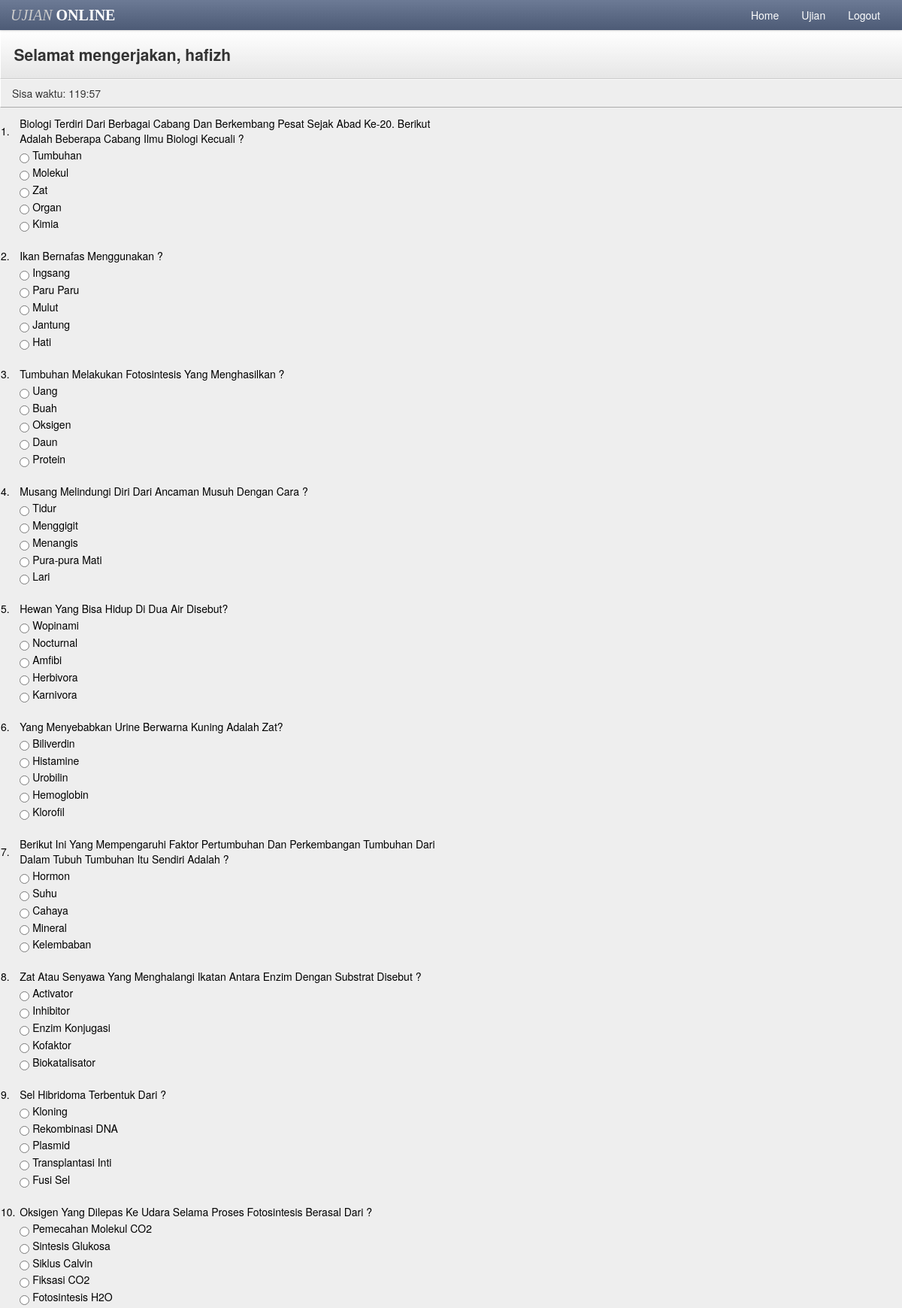
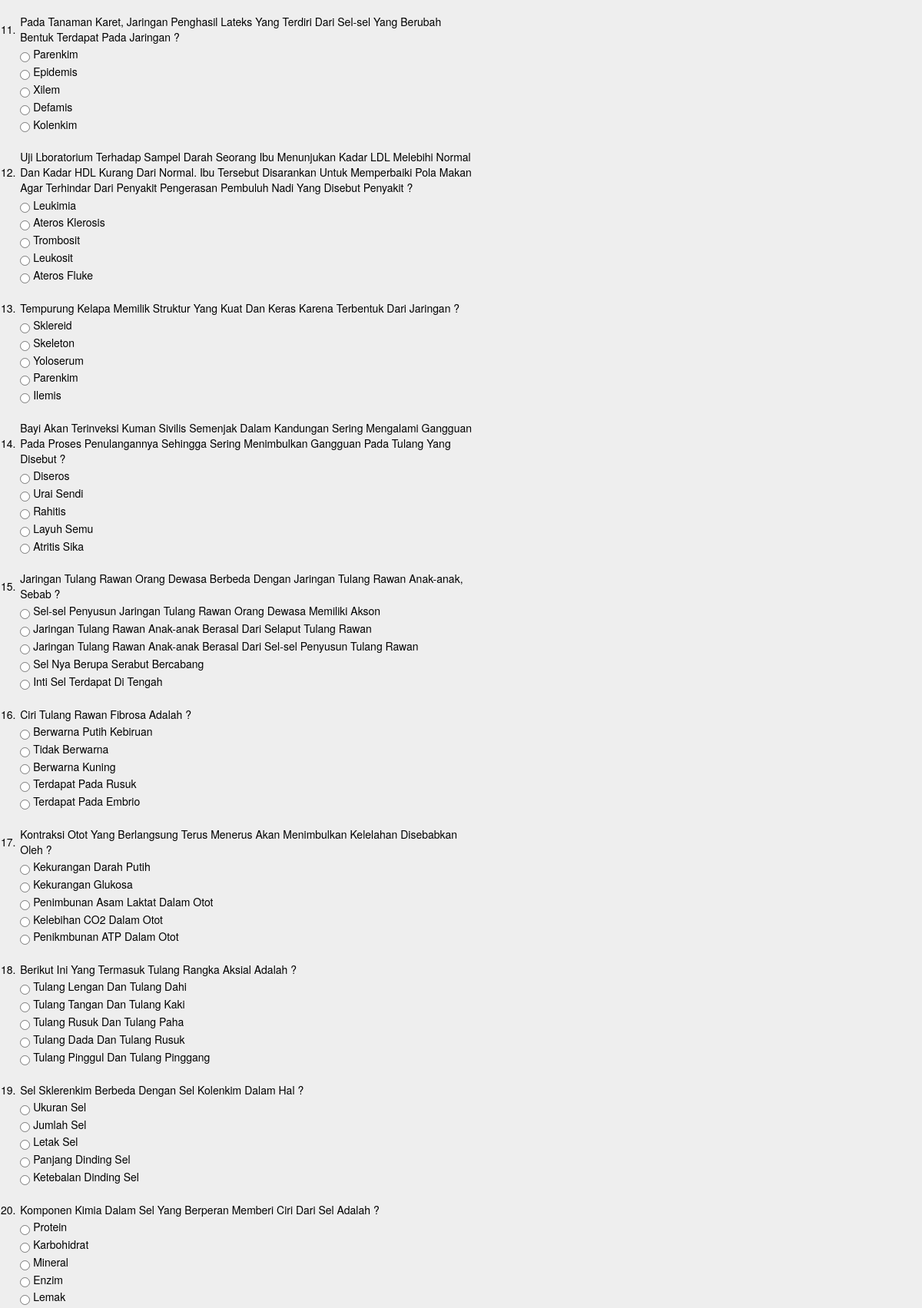
Page /indexa.php?page=ujian (signed in, upper part) on the committed database (2 pictures, top to bottom).
### tables this page shows
CREATE TABLE IF NOT EXISTS `tabel_user` (
  `id_user` int(4) NOT NULL AUTO_INCREMENT,
  `nama_user` varchar(200) DEFAULT NULL,
  `username` varchar(20) DEFAULT NULL,
  `password` varchar(50) DEFAULT NULL,
  `jurusan` int(10) DEFAULT NULL,
  `SID` varchar(100) DEFAULT NULL,
  `konfirmasi` int(1) DEFAULT NULL,
  PRIMARY KEY (`id_user`)
);

CREATE TABLE IF NOT EXISTS `tabel_soal` (
  `id_soal` int(4) NOT NULL AUTO_INCREMENT,
  `id_jurusan` int(11) NOT NULL,
  `id_mapel` int(10) NOT NULL,
  `pertanyaan` text NOT NULL,
  `pilihan_a` varchar(100) NOT NULL,
  `pilihan_b` varchar(100) NOT NULL,
  `pilihan_c` varchar(100) NOT NULL,
  `pilihan_d` varchar(100) NOT NULL,
  `pilihan_e` varchar(100) DEFAULT NULL,
  `jawaban` varchar(100) NOT NULL,
  `publish` enum('yes','no') NOT NULL,
  PRIMARY KEY (`id_soal`)
);

### ujian.php (the view, shortened to what this page needs)
<div>
<?php
$que = mysql_query("SELECT * FROM tabel_user WHERE id_user = '".$_SESSION['id_user']."'")or die(mysql_error());
$dx = mysql_fetch_array($que);
if(isset($_SESSION['id_user']))
{
	?>
	<div class="header">
		<h1 class="page-title">Selamat mengerjakan, <?php echo $dx['nama_user'];?></h1>
	</div>
	<ul class="breadcrumb">
		<li>Sisa waktu: <span id="servertime"></span></li>
	</ul>
	<p>
			<?php
			$hasil= mysql_query("select * from tabel_soal where publish='yes'");
			$urut=0;
			while($row =mysql_fetch_array($hasil))
			{
				$id=$row["id_soal"];
				$pertanyaan=$row["pertanyaan"];
				$pilihan_a=$row["pilihan_a"];
				$pilihan_b=$row["pilihan_b"];
				$pilihan_c=$row["pilihan_c"];
				$pilihan_d=$row["pilihan_d"];
				$pilihan_e=$row["pilihan_e"];
				?>
  <form name="form1" method="post" action="?page=jawaban">
	<table width="616" border="0">
				<tr>
					<td width="23"><font color="#000"><?php echo $urut=$urut+1; ?>.</font></td>
					<td width="583"><font color="#000"><?php echo "$pertanyaan"; ?></font></td>
				</tr>
				<tr>
					<td height="21">&nbsp;</td>
					<td><input name="pilihan[<?php echo $id; ?>]" type="radio" value="A"> <font color="#000"><?php echo "$pilihan_a";?></font> </td>
				</tr>
				<tr>
					<td>&nbsp;</td>
					<td><input name="pilihan[<?php echo $id; ?>]" type="radio" value="B"> <font color="#000"><?php echo "$pilihan_b";?></font> </td>
				</tr>
				<tr>
					<td>&nbsp;</td>
					<td><input name="pilihan[<?php echo $id; ?>]" type="radio" value="C"> <font color="#000"><?php echo "$pilihan_c";?></font> </td>
				</tr>
				<tr>
					<td>&nbsp;</td>
					<td><input name="pilihan[<?php echo $id; ?>]" type="radio" value="D"> <font color="#000"><?php echo "$pilihan_d";?></font> </td>
				</tr>
				<tr>
				  <td>&nbsp;</td>
				  <td><input name="pilihan[<?php echo $id; ?>]" type="radio" value="E">
				  <font color="#000"><?php echo "$pilihan_e";?></font></td>
	  </tr>
	</table>
    <br>
			<?php
		}
?>
		</form>
        </p>
<?php
}else {
	?>
<p>Anda belum login. silahkan <a href="index.php">Login</a></p><?php
}
?>
</div>

### theme.css (style rules this page uses)
body { background: #eee; background-image: url(http://subtlepatterns.com/patterns/furley_bg.png); background-position: initial initial; background-repeat: initial initial; background-position: initial initial; background-repeat: initial initial; margin: 0px; padding: 0px; }
h1 { margin-top: 0px; color: #eee; }
.header { background: #ffffff; background: #ffffff; background: -webkit-gradient(linear, left bottom, left top, color-stop(0, #e6e6e6), color-stop(1, #ffffff)); background: -ms-linear-gradient(bottom, #e6e6e6, #ffffff); background: -moz-linear-gradient(center bottom, #e6e6e6 0%, #ffffff 100%); background: -o-linear-gradient(bottom, #e6e6e6, #ffffff); filter: progid:dximagetransform.microsoft.gradient(startColorStr='#4d5b76', EndColorStr='#6c7a95'); -ms-filter: "progid:DXImageTransform.Microsoft.gradient(startColorStr='#ffffff',EndColorStr='#e6e6e6')"; border-bottom: 1px solid #cccccc; border-top: 1px solid #ffffff; border-left: 1px solid #ffffff; padding: 0em 1.25em; }
.header h1 { margin: 1em 0em; padding: 0em; line-height: 1em; font-size: 1.5em; color: #eee; color: #333; }
.breadcrumb { -webkit-box-shadow: none; -moz-box-shadow: none; box-shadow: none; -webkit-border-radius: 0px; -moz-border-radius: 0px; border-radius: 0px; -moz-background-clip: padding; -webkit-background-clip: padding-box; background-clip: padding-box; background: #eee; border-bottom: 1px solid #aaa; border-top: 1px solid #fafafa; border-left: 1px solid #fff; margin-bottom: .5em; }

### rows in the picture
tabel_user: nama_user "hafizh"
tabel_soal: pertanyaan "Biologi Terdiri Dari Berbagai Cabang Dan Berkembang Pesat Sejak Abad Ke-20. Berikut Adalah Beberapa Cabang Ilmu Biologi Kecuali ?", pilihan_a "Tumbuhan", pilihan_b "Molekul", pilihan_c "Zat", pilihan_d "Organ", pilihan_e "Kimia"
tabel_soal: urut "2", pertanyaan "Ikan Bernafas Menggunakan ?", pilihan_a "Ingsang", pilihan_b "Paru Paru", pilihan_c "Mulut", pilihan_d "Jantung", pilihan_e "Hati"
tabel_soal: urut "3", pertanyaan "Tumbuhan Melakukan Fotosintesis Yang Menghasilkan ?", pilihan_a "Uang", pilihan_b "Buah", pilihan_c "Oksigen", pilihan_d "Daun", pilihan_e "Protein"
tabel_soal: urut "4", pertanyaan "Musang Melindungi Diri Dari Ancaman Musuh Dengan Cara ?", pilihan_a "Tidur", pilihan_b "Menggigit", pilihan_c "Menangis", pilihan_d "Pura-pura Mati", pilihan_e "Lari"
tabel_soal: urut "5", pertanyaan "Hewan Yang Bisa Hidup Di Dua Air Disebut?", pilihan_a "Wopinami", pilihan_b "Nocturnal", pilihan_c "Amfibi", pilihan_d "Herbivora", pilihan_e "Karnivora"
tabel_soal: urut "6", pertanyaan "Yang Menyebabkan Urine Berwarna Kuning Adalah Zat?", pilihan_a "Biliverdin", pilihan_b "Histamine", pilihan_c "Urobilin", pilihan_d "Hemoglobin", pilihan_e "Klorofil"
tabel_soal: urut "7", pertanyaan "Berikut Ini Yang Mempengaruhi Faktor Pertumbuhan Dan Perkembangan Tumbuhan Dari Dalam Tubuh Tumbuhan Itu Sendiri Adalah ?", pilihan_a "Hormon", pilihan_b "Suhu", pilihan_c "Cahaya", pilihan_d "Mineral", pilihan_e "Kelembaban"
tabel_soal: urut "8", pertanyaan "Zat Atau Senyawa Yang Menghalangi Ikatan Antara Enzim Dengan Substrat Disebut ?", pilihan_a "Activator", pilihan_b "Inhibitor", pilihan_c "Enzim Konjugasi", pilihan_d "Kofaktor", pilihan_e "Biokatalisator"
tabel_soal: urut "9", pertanyaan "Sel Hibridoma Terbentuk Dari ?", pilihan_a "Kloning", pilihan_b "Rekombinasi DNA", pilihan_c "Plasmid", pilihan_d "Transplantasi Inti", pilihan_e "Fusi Sel"
tabel_soal: urut "10", pertanyaan "Oksigen Yang Dilepas Ke Udara Selama Proses Fotosintesis Berasal Dari ?", pilihan_a "Pemecahan Molekul CO2", pilihan_b "Sintesis Glukosa", pilihan_c "Siklus Calvin", pilihan_d "Fiksasi CO2", pilihan_e "Fotosintesis H2O"
tabel_soal: urut "11", pertanyaan "Pada Tanaman Karet, Jaringan Penghasil Lateks Yang Terdiri Dari Sel-sel Yang Berubah Bentuk Terdapat Pada Jaringan ?", pilihan_a "Parenkim", pilihan_b "Epidemis", pilihan_c "Xilem", pilihan_d "Defamis", pilihan_e "Kolenkim"
tabel_soal: urut "12", pertanyaan "Uji Lboratorium Terhadap Sampel Darah Seorang Ibu Menunjukan Kadar LDL Melebihi Normal Dan Kadar HDL Kurang Dari Normal. Ibu Tersebut Disarankan Untuk Memperbaiki Pola Makan Agar Terhindar Dari Penyakit Pengerasan Pembuluh Nadi Yang Disebut Penyakit ?", pilihan_a "Leukimia", pilihan_b "Ateros Klerosis", pilihan_c "Trombosit", pilihan_d "Leukosit", pilihan_e "Ateros Fluke"
tabel_soal: urut "13", pertanyaan "Tempurung Kelapa Memilik Struktur Yang Kuat Dan Keras Karena Terbentuk Dari Jaringan ?", pilihan_a "Sklereid", pilihan_b "Skeleton", pilihan_c "Yoloserum", pilihan_d "Parenkim", pilihan_e "Ilemis"
tabel_soal: urut "14", pertanyaan "Bayi Akan Terinveksi Kuman Sivilis Semenjak Dalam Kandungan Sering Mengalami Gangguan Pada Proses Penulangannya Sehingga Sering Menimbulkan Gangguan Pada Tulang Yang Disebut ?", pilihan_a "Diseros", pilihan_b "Urai Sendi", pilihan_c "Rahitis", pilihan_d "Layuh Semu", pilihan_e "Atritis Sika"
tabel_soal: urut "15", pertanyaan "Jaringan Tulang Rawan Orang Dewasa Berbeda Dengan Jaringan Tulang Rawan Anak-anak, Sebab ?", pilihan_a "Sel-sel Penyusun Jaringan Tulang Rawan Orang Dewasa Memiliki Akson", pilihan_b "Jaringan Tulang Rawan Anak-anak Berasal Dari Selaput Tulang Rawan", pilihan_c "Jaringan Tulang Rawan Anak-anak Berasal Dari Sel-sel Penyusun Tulang Rawan", pilihan_d "Sel Nya Berupa Serabut Bercabang", pilihan_e "Inti Sel Terdapat Di Tengah"
tabel_soal: urut "16", pertanyaan "Ciri Tulang Rawan Fibrosa Adalah ?", pilihan_a "Berwarna Putih Kebiruan", pilihan_b "Tidak Berwarna", pilihan_c "Berwarna Kuning", pilihan_d "Terdapat Pada Rusuk", pilihan_e "Terdapat Pada Embrio"
tabel_soal: urut "17", pertanyaan "Kontraksi Otot Yang Berlangsung Terus Menerus Akan Menimbulkan Kelelahan Disebabkan Oleh ?", pilihan_a "Kekurangan Darah Putih", pilihan_b "Kekurangan Glukosa", pilihan_c "Penimbunan Asam Laktat Dalam Otot", pilihan_d "Kelebihan CO2 Dalam Otot", pilihan_e "Penikmbunan ATP Dalam Otot"
tabel_soal: urut "18", pertanyaan "Berikut Ini Yang Termasuk Tulang Rangka Aksial Adalah ?", pilihan_a "Tulang Lengan Dan Tulang Dahi", pilihan_b "Tulang Tangan Dan Tulang Kaki", pilihan_c "Tulang Rusuk Dan Tulang Paha", pilihan_d "Tulang Dada Dan Tulang Rusuk", pilihan_e "Tulang Pinggul Dan Tulang Pinggang"
tabel_soal: urut "19", pertanyaan "Sel Sklerenkim Berbeda Dengan Sel Kolenkim Dalam Hal ?", pilihan_a "Ukuran Sel", pilihan_b "Jumlah Sel", pilihan_c "Letak Sel", pilihan_d "Panjang Dinding Sel", pilihan_e "Ketebalan Dinding Sel"
tabel_soal: urut "20", pertanyaan "Komponen Kimia Dalam Sel Yang Berperan Memberi Ciri Dari Sel Adalah ?", pilihan_a "Protein", pilihan_b "Karbohidrat", pilihan_c "Mineral", pilihan_d "Enzim", pilihan_e "Lemak"
